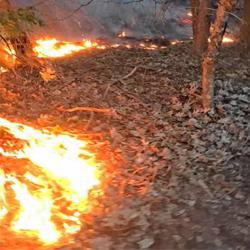
#> input picture forest_fire/Testing/fire/abc169.jpg, 250 x 250 px, found by its file name; its folder holds only this picture in this run
$ jupyter execute --allow-errors FirewFound_Model.ipynb
#> lines starting #> are read from the running program, lines starting #| are printed output that depends on the picture
[cell 1]
import os
import time
import warnings
warnings.filterwarnings('ignore')

import numpy as np
import pandas as pd

import cv2

import matplotlib.pyplot as plt
import matplotlib.patches as mpatches
import seaborn as sns

from sklearn.svm import SVC
from sklearn.preprocessing import StandardScaler
from sklearn.model_selection import train_test_split, GridSearchCV, cross_val_score
from sklearn.metrics import (
    accuracy_score, classification_report,
    confusion_matrix, ConfusionMatrixDisplay
)
from sklearn.decomposition import PCA

import pickle

print("All libraries imported successfully.")

[cell 2]
BASE_DIR = os.path.join("forest_fire")

TRAIN_FIRE   = os.path.join(BASE_DIR, "Training and Validation", "fire")
TRAIN_NOFIRE = os.path.join(BASE_DIR, "Training and Validation", "nofire")
TEST_FIRE    = os.path.join(BASE_DIR, "Testing", "fire")
TEST_NOFIRE  = os.path.join(BASE_DIR, "Testing", "nofire")

IMG_SIZE   = (128, 128)   # resize target (W x H)
LABEL_MAP  = {"fire": 1, "nofire": 0}   # binary labels

for p in [TRAIN_FIRE, TRAIN_NOFIRE, TEST_FIRE, TEST_NOFIRE]:
    status = "Yes" if os.path.exists(p) else "Missing"
    print(f"{status}  {p}")

[cell 3]
def preprocess_image(img_path, size=IMG_SIZE):
    """
    Load, resize, and normalize a single image.
    Returns: resized BGR image (uint8) or None on failure.
    """
    img = cv2.imread(img_path)
    if img is None:
        return None                          # skip corrupt / unreadable files
    img = cv2.resize(img, size)              # resize to fixed W×H
    return img


def extract_hog_features(gray_img):
    """
    Extract HOG (Histogram of Oriented Gradients) features using OpenCV.
    HOG encodes local gradient direction and magnitude — great for detecting
    the chaotic, irregular contours typical of fire/smoke regions.
    """
    hog = cv2.HOGDescriptor(
        _winSize  = (128, 128),   # must match resized image size
        _blockSize= (16, 16),
        _blockStride=(8, 8),
        _cellSize = (8, 8),
        _nbins    = 9             # 9 gradient orientation bins
    )
    features = hog.compute(gray_img)  # returns column vector
    return features.flatten()


def extract_hsv_histogram(bgr_img, bins=32):
    """
    Compute a normalized histogram in HSV color space.
    Fire pixels cluster in low-hue (red-orange), high-saturation, high-value.
    Separate histograms for H, S, V channels capture this signature well.
    """
    hsv = cv2.cvtColor(bgr_img, cv2.COLOR_BGR2HSV)
    features = []
    # ranges: H [0,180], S [0,256], V [0,256]
    ranges = ([0, 180], [0, 256], [0, 256])
    for ch, (lo, hi) in enumerate(ranges):
        hist = cv2.calcHist([hsv], [ch], None, [bins], [lo, hi])
        hist = cv2.normalize(hist, hist).flatten()   # L2-normalize
        features.extend(hist)
    return np.array(features)


def extract_grayscale_stats(gray_img, grid=4):
    """
    Divide the grayscale image into a grid and compute local statistics
    (mean, std, skewness proxy) per cell. This captures texture variation —
    fire/smoke regions have high local variance.
    """
    h, w = gray_img.shape
    cell_h, cell_w = h // grid, w // grid
    stats = []
    for r in range(grid):
        for c in range(grid):
            cell = gray_img[
                r*cell_h:(r+1)*cell_h,
                c*cell_w:(c+1)*cell_w
            ].astype(np.float32)
            stats.append(cell.mean())
            stats.append(cell.std())
            # Simple skewness proxy: mean - median
            stats.append(cell.mean() - np.median(cell))
    return np.array(stats)


def extract_features(img_path):
    """
    Full pipeline for one image:
      1. Load & resize
      2. Convert to grayscale
      3. HOG features
      4. HSV histogram features
      5. Grayscale grid statistics
    Returns concatenated feature vector.
    """
    img = preprocess_image(img_path)
    if img is None:
        return None

    # Grayscale version (used by HOG and stats)
    gray = cv2.cvtColor(img, cv2.COLOR_BGR2GRAY)

    hog_feat  = extract_hog_features(gray)          # ~3780 dims
    hsv_feat  = extract_hsv_histogram(img)          # 96  dims (3×32)
    stat_feat = extract_grayscale_stats(gray)        # 48  dims (4×4×3)

    return np.concatenate([hog_feat, hsv_feat, stat_feat])


print("Feature extraction functions defined.")
# Quick sanity-check on a dummy image
dummy = np.zeros((128, 128, 3), dtype=np.uint8)
gray_dummy = np.zeros((128, 128), dtype=np.uint8)
print(f"   HOG  feature size : {extract_hog_features(gray_dummy).shape[0]}")
print(f"   HSV  feature size : {extract_hsv_histogram(dummy).shape[0]}")
#> in extract_hsv_histogram, `hsv = cv2.cvtColor(bgr_img, cv2.COLOR_BGR2HSV)`: hsv: shape (128, 128, 3); every value is 0
#> after the loop in extract_hsv_histogram, `for ch, (lo, hi) in enumerate(ranges):`: features = 96 values, max 1 at index 0, min 0 at index 1, mean 0.0312
print(f"   Stat feature size : {extract_grayscale_stats(gray_dummy).shape[0]}")

[cell 4]
def load_folder(folder_path, label, verbose=True):
    """
    Iterate over all images in `folder_path`,
    extract features, and assign `label`.
    Returns lists: features, labels.
    """
    features, labels = [], []
    valid_ext = {".jpg", ".jpeg", ".png", ".bmp"}

    files = [
        f for f in os.listdir(folder_path)
        if os.path.splitext(f)[1].lower() in valid_ext
    ]

    for i, fname in enumerate(files):
        path = os.path.join(folder_path, fname)
        feat = extract_features(path)
        if feat is not None:
            features.append(feat)
            labels.append(label)
        if verbose and (i + 1) % 100 == 0:
            print(f"   Processed {i+1}/{len(files)} images...")

    print(f"Loaded {len(features)} images from: {os.path.basename(folder_path)}")
    return features, labels


# ─── Load Training + Validation data ────────────────────────────────
print("Loading Training & Validation — FIRE ...")
t0 = time.time()
X_tr_fire,   y_tr_fire   = load_folder(TRAIN_FIRE,   label=1)
#> in preprocess_image, img is the input picture: shape (250, 250, 3); mean B, G, R 82.6, 110.2, 151.7
#> in preprocess_image, `img = cv2.resize(img, size)`:
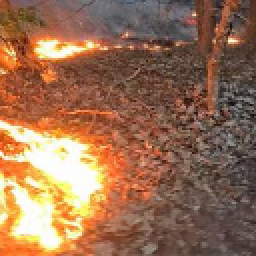
#> img: shape (128, 128, 3) (shown 2 times larger); mean B, G, R 82.5, 110.1, 151.6
#> in extract_features, `gray = cv2.cvtColor(img, cv2.COLOR_BGR2GRAY)`:
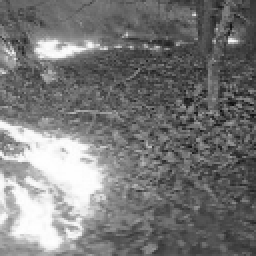
#> gray: shape (128, 128) (shown 2 times larger); min 14, max 255, mean 119.4
#> in extract_features, `hog_feat  = extract_hog_features(gray)`: hog_feat = 8100 values, max 0.35 at index 1993, min 0.00149 at index 1726, mean 0.155
#> in extract_hsv_histogram (call 2), `hsv = cv2.cvtColor(bgr_img, cv2.COLOR_BGR2HSV)`: hsv: shape (128, 128, 3); mean H, S, V 20.5, 111.3, 152
#> in extract_features, `hsv_feat  = extract_hsv_histogram(img)`: hsv_feat = 96 values, max 0.951 at index 1, min 0 at index 64, mean 0.115
#> call 2 of extract_grayscale_stats, with grid = 4
#> after the loop in extract_grayscale_stats (call 2), `for r in range(grid):`:
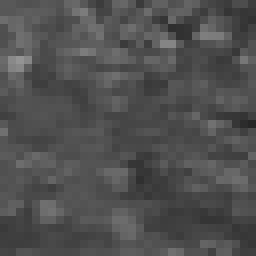
#> cell: shape (32, 32) float32 (shown 8 times larger); min 38, max 148, mean 79.9
#> after the loop in extract_grayscale_stats (call 2), `for r in range(grid):`: stats = 48 values, max 209.7 at index 36, min -15.83 at index 26, mean 51.16
#> in extract_features, `stat_feat = extract_grayscale_stats(gray)`: stat_feat has the same summary as stats in extract_grayscale_stats
#> in load_folder, `feat = extract_features(path)`: feat = 8244 values, max 209.7 at index 8232, min -15.83 at index 8222, mean 0.451
#| Loaded 1 images from: fire
#> X_tr_fire = 1 item; y_tr_fire = [1]

print("Loading Training & Validation — NO FIRE ...")
X_tr_nofire, y_tr_nofire = load_folder(TRAIN_NOFIRE, label=0)
#> call 2 of preprocess_image, with size = (128, 128)
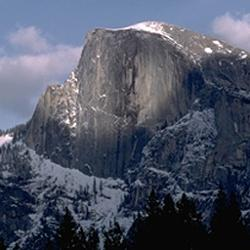
#> input picture forest_fire/Testing/nofire/abc335.jpg, 250 x 250 px, found by its file name
#> in preprocess_image, img is the input picture: shape (250, 250, 3); mean B, G, R 100.7, 84.1, 78.1
#> in preprocess_image (call 2), `img = cv2.resize(img, size)`:
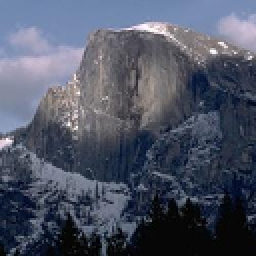
#> img: shape (128, 128, 3) (shown 2 times larger); mean B, G, R 100.6, 83.9, 78
#> in extract_features (call 2), `gray = cv2.cvtColor(img, cv2.COLOR_BGR2GRAY)`:
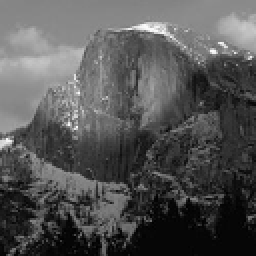
#> gray: shape (128, 128) (shown 2 times larger); min 0, max 251, mean 84.1
#> in extract_features (call 2), `hog_feat  = extract_hog_features(gray)`: hog_feat = 8100 values, max 0.479 at index 5922, min 0 at index 153, mean 0.149
#> in extract_hsv_histogram (call 3), `hsv = cv2.cvtColor(bgr_img, cv2.COLOR_BGR2HSV)`: hsv: shape (128, 128, 3); mean H, S, V 106.3, 73.8, 101.2
#> in extract_features (call 2), `hsv_feat  = extract_hsv_histogram(img)`: hsv_feat = 96 values, max 0.952 at index 19, min 0 at index 15, mean 0.112
#> call 3 of extract_grayscale_stats, with grid = 4
#> after the loop in extract_grayscale_stats (call 3), `for r in range(grid):`:
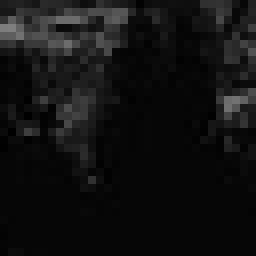
#> cell: shape (32, 32) float32 (shown 8 times larger); min 0, max 127, mean 17.4
#> after the loop in extract_grayscale_stats (call 3), `for r in range(grid):`: stats = 48 values, max 148.2 at index 0, min -6.99 at index 8, mean 38.41
#> in extract_features (call 2), `stat_feat = extract_grayscale_stats(gray)`: stat_feat has the same summary as stats in extract_grayscale_stats
#| Loaded 1 images from: nofire
#> X_tr_nofire = 1 item; y_tr_nofire = [0]

# ─── Load Testing data ───────────────────────────────────────────────
print("\nLoading Testing — FIRE ...")
X_te_fire,   y_te_fire   = load_folder(TEST_FIRE,    label=1)
#| Loaded 1 images from: fire
#> X_te_fire = 1 item; y_te_fire = [1]

print("Loading Testing — NO FIRE ...")
X_te_nofire, y_te_nofire = load_folder(TEST_NOFIRE,  label=0)
#| Loaded 1 images from: nofire
#> X_te_nofire = 1 item; y_te_nofire = [0]

# ─── Combine into arrays ────────────────────────────────────────────
X_train_raw = np.array(X_tr_fire   + X_tr_nofire)
y_train_raw = np.array(y_tr_fire   + y_tr_nofire)
#> y_train_raw = [1, 0]
X_test_raw  = np.array(X_te_fire   + X_te_nofire)
y_test_raw  = np.array(y_te_fire   + y_te_nofire)
#> y_test_raw = [1, 0]

elapsed = time.time() - t0
print(f"\nFeature extraction complete in {elapsed:.1f}s")
print(f"   Train shape : {X_train_raw.shape} | Labels: {np.bincount(y_train_raw)}")
#|    Train shape : (2, 8244) | Labels: [1 1]
print(f"   Test  shape : {X_test_raw.shape}  | Labels: {np.bincount(y_test_raw)}")
#|    Test  shape : (2, 8244)  | Labels: [1 1]

[cell 5]
# ─── Use the dataset's own split (preferred) ────────────────────────
X_train = X_train_raw.copy()
y_train = y_train_raw.copy()
#> y_train = [1, 0]
X_test  = X_test_raw.copy()
y_test  = y_test_raw.copy()
#> y_test = [1, 0]

print(f"Train samples : {X_train.shape[0]}")
#| Train samples : 2
print(f"Test  samples : {X_test.shape[0]}")
#| Test  samples : 2
print(f"Feature dims  : {X_train.shape[1]}")
#| Feature dims  : 8244

# ─── StandardScaler — zero mean, unit variance ──────────────────────
# Critical for SVM: it is sensitive to feature magnitude
scaler = StandardScaler()
X_train_scaled = scaler.fit_transform(X_train)   # fit ONLY on train
X_test_scaled  = scaler.transform(X_test)         # apply same transform

print("\nStandardScaler applied.")
print(f"   Train mean (sample) : {X_train_scaled[0].mean():.4f}")
#|    Train mean (sample) : 0.0442
print(f"   Train std  (sample) : {X_train_scaled[0].std():.4f}")
#|    Train std  (sample) : 0.9990

[cell 6]
# Keep enough components to explain 95% of variance
pca = PCA(n_components=0.95, svd_solver='full', random_state=42)
X_train_pca = pca.fit_transform(X_train_scaled)
#> X_train_pca = [90.8, -90.8]
X_test_pca  = pca.transform(X_test_scaled)
#> X_test_pca = [90.8, -90.8]

print(f"PCA: {X_train_scaled.shape[1]} → {X_train_pca.shape[1]} components")
#| PCA: 8244 → 1 components
print(f"   Explained variance: {pca.explained_variance_ratio_.sum()*100:.1f}%")

# Visualize scree plot
fig, ax = plt.subplots(figsize=(8, 3))
cumvar = np.cumsum(pca.explained_variance_ratio_)
#> cumvar = [1]
ax.plot(cumvar, color='crimson', lw=2)
ax.axhline(0.95, ls='--', color='gray', label='95% threshold')
ax.set_xlabel("Number of Components"); ax.set_ylabel("Cumulative Variance")
ax.set_title("PCA — Cumulative Explained Variance")
ax.legend(); plt.tight_layout(); plt.show()
#> after `ax.legend()`:
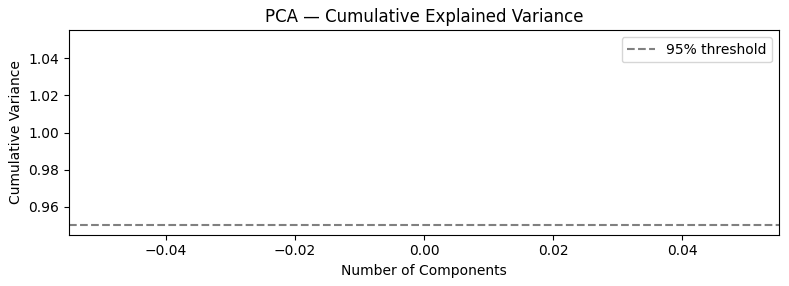
#> figure drawn by matplotlib, 1 panel
#| Fitting 5 folds for each of 16 candidates, totalling 80 fits

[cell 7]
# ─── Train SVM with RBF kernel ───────────────────────────────────────
# C     : regularization — higher C → fits training data more tightly
# gamma : kernel bandwidth — 'scale' = 1/(n_features * X.var())
svm_rbf = SVC(
    kernel='rbf',
    C=10,
    gamma='scale',
    probability=True,     # needed for predict_proba (web UI)
    random_state=42
)

print("Training SVM (RBF) ...")
t0 = time.time()
svm_rbf.fit(X_train_pca, y_train)
print(f"Done in {time.time()-t0:.1f}s")

# ─── Quick baseline with Linear kernel for comparison ────────────────
svm_lin = SVC(kernel='linear', C=1, probability=True, random_state=42)
print("Training SVM (Linear) ...")
t0 = time.time()
svm_lin.fit(X_train_pca, y_train)
print(f"Done in {time.time()-t0:.1f}s")

[cell 8]
# Manual grid — coarse search first, fine-tune around best
param_grid = {
    'C'     : [1, 10, 50, 100],
    'gamma' : ['scale', 'auto', 0.001, 0.01]
}

print("Running GridSearchCV (5-fold CV) — this may take a few minutes ...")
grid = GridSearchCV(
    SVC(kernel='rbf', probability=True, random_state=42),
    param_grid,
    cv=5,
    scoring='accuracy',
    n_jobs=-1,
    verbose=1
)
#> (the rest of this cell did not finish here and is left out)

[cell 9]
# ─── Predict on test set ────────────────────────────────────────────
y_pred_rbf  = svm_rbf.predict(X_test_pca)
#> y_pred_rbf = [1, 0]
y_pred_lin  = svm_lin.predict(X_test_pca)
#> y_pred_lin = [1, 0]
#> (the rest of this cell did not finish here and is left out)

[cell 10]
fig, axes = plt.subplots(1, 2, figsize=(12, 5))
fig.suptitle("FireFound — Confusion Matrices", fontsize=14, fontweight='bold')

#> (the rest of this cell did not finish here and is left out)

#> (a cell that did not finish here is left out)

[cell 12]
def predict_single(img_path, svm_model, scaler_obj, pca_obj):
    """Extract features from one image and return (prediction, probabilities)."""
    feat = extract_features(img_path)
    if feat is None:
        return None, None
    feat_scaled = scaler_obj.transform([feat])
    feat_pca    = pca_obj.transform(feat_scaled)
    pred  = svm_model.predict(feat_pca)[0]
    proba = svm_model.predict_proba(feat_pca)[0]
    return pred, proba


# ─── Display a grid of sample predictions ───────────────────────────
def show_predictions(fire_folder, nofire_folder, n=4):
    fig, axes = plt.subplots(2, n, figsize=(4*n, 5))
    fig.suptitle("FireFound — Sample Predictions", fontsize=14, fontweight='bold')

    for col, folder, true_label in zip(
        range(n),
        [fire_folder]*n,
        [1]*n
    ):
        files = [f for f in os.listdir(folder) if f.lower().endswith(('.jpg','.jpeg','.png'))]
        if col >= len(files): break
        path = os.path.join(folder, files[col])
        img  = cv2.cvtColor(cv2.resize(cv2.imread(path), IMG_SIZE), cv2.COLOR_BGR2RGB)
        pred, proba = predict_single(path, best_svm, scaler, pca)
        color = 'green' if pred == true_label else 'red'
        label = 'Fire' if pred == 1 else 'No Fire'
        axes[0][col].imshow(img)
        axes[0][col].set_title(f"Pred: {label}\n{max(proba)*100:.1f}%", color=color, fontsize=9)
        axes[0][col].axis('off')

    for col, folder, true_label in zip(
        range(n),
        [nofire_folder]*n,
        [0]*n
    ):
        files = [f for f in os.listdir(folder) if f.lower().endswith(('.jpg','.jpeg','.png'))]
        if col >= len(files): break
        path = os.path.join(folder, files[col])
        img  = cv2.cvtColor(cv2.resize(cv2.imread(path), IMG_SIZE), cv2.COLOR_BGR2RGB)
        pred, proba = predict_single(path, best_svm, scaler, pca)
        color = 'green' if pred == true_label else 'red'
        label = 'Fire' if pred == 1 else 'No Fire'
        axes[1][col].imshow(img)
        axes[1][col].set_title(f"Pred: {label}\n{max(proba)*100:.1f}%", color=color, fontsize=9)
        axes[1][col].axis('off')

    axes[0][0].set_ylabel("Fire Images",   fontsize=11, rotation=90)
    axes[1][0].set_ylabel("No-Fire Images", fontsize=11, rotation=90)
    plt.tight_layout()
    plt.savefig("sample_predictions.png", dpi=150, bbox_inches='tight')
    plt.show()


#> (the rest of this cell did not finish here and is left out)

print("Sample prediction grid saved.")

[cell 13]
# For linear SVM we can visualise weight magnitudes
lin_weights = np.abs(svm_lin.coef_[0])
#> lin_weights = [0.011]
top_idx = np.argsort(lin_weights)[-20:][::-1]
#> top_idx = [0]

fig, ax = plt.subplots(figsize=(10, 4))
ax.barh(range(20), lin_weights[top_idx], color='crimson')
ax.set_yticks(range(20))
#> (the rest of this cell did not finish here and is left out)
